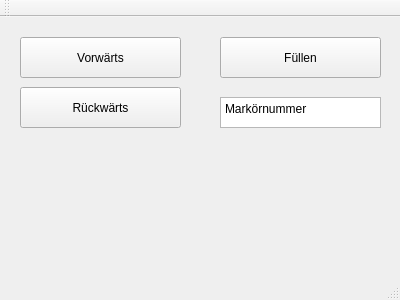
<?xml version="1.0" encoding="UTF-8"?>
<ui version="4.0">
 <class>MainWindow</class>
 <widget class="QMainWindow" name="MainWindow">
  <property name="geometry">
   <rect>
    <x>0</x>
    <y>0</y>
    <width>400</width>
    <height>300</height>
   </rect>
  </property>
  <property name="windowTitle">
   <string>MainWindow</string>
  </property>
  <widget class="QWidget" name="centralWidget">
   <widget class="QPushButton" name="pushButton">
    <property name="geometry">
     <rect>
      <x>20</x>
      <y>20</y>
      <width>161</width>
      <height>41</height>
     </rect>
    </property>
    <property name="text">
     <string>Vorwärts</string>
    </property>
   </widget>
   <widget class="QPushButton" name="pushButton_2">
    <property name="geometry">
     <rect>
      <x>20</x>
      <y>70</y>
      <width>161</width>
      <height>41</height>
     </rect>
    </property>
    <property name="text">
     <string>Rückwärts</string>
    </property>
   </widget>
   <widget class="QPushButton" name="pushButton_3">
    <property name="geometry">
     <rect>
      <x>220</x>
      <y>20</y>
      <width>161</width>
      <height>41</height>
     </rect>
    </property>
    <property name="text">
     <string>Füllen</string>
    </property>
   </widget>
   <widget class="QTextBrowser" name="textBrowser">
    <property name="geometry">
     <rect>
      <x>220</x>
      <y>80</y>
      <width>161</width>
      <height>31</height>
     </rect>
    </property>
    <property name="html">
     <string>&lt;!DOCTYPE HTML PUBLIC &quot;-//W3C//DTD HTML 4.0//EN&quot; &quot;http://www.w3.org/TR/REC-html40/strict.dtd&quot;&gt;
&lt;html&gt;&lt;head&gt;&lt;meta name=&quot;qrichtext&quot; content=&quot;1&quot; /&gt;&lt;style type=&quot;text/css&quot;&gt;
p, li { white-space: pre-wrap; }
&lt;/style&gt;&lt;/head&gt;&lt;body style=&quot; font-family:'Sans Serif'; font-size:9pt; font-weight:400; font-style:normal;&quot;&gt;
&lt;p style=&quot; margin-top:0px; margin-bottom:0px; margin-left:0px; margin-right:0px; -qt-block-indent:0; text-indent:0px;&quot;&gt;Markörnummer&lt;/p&gt;&lt;/body&gt;&lt;/html&gt;</string>
    </property>
   </widget>
  </widget>
  <widget class="QMenuBar" name="menuBar">
   <property name="geometry">
    <rect>
     <x>0</x>
     <y>0</y>
     <width>400</width>
     <height>20</height>
    </rect>
   </property>
  </widget>
  <widget class="QToolBar" name="mainToolBar">
   <attribute name="toolBarArea">
    <enum>TopToolBarArea</enum>
   </attribute>
   <attribute name="toolBarBreak">
    <bool>false</bool>
   </attribute>
  </widget>
  <widget class="QStatusBar" name="statusBar"/>
 </widget>
 <layoutdefault spacing="6" margin="11"/>
 <resources/>
 <connections/>
</ui>
